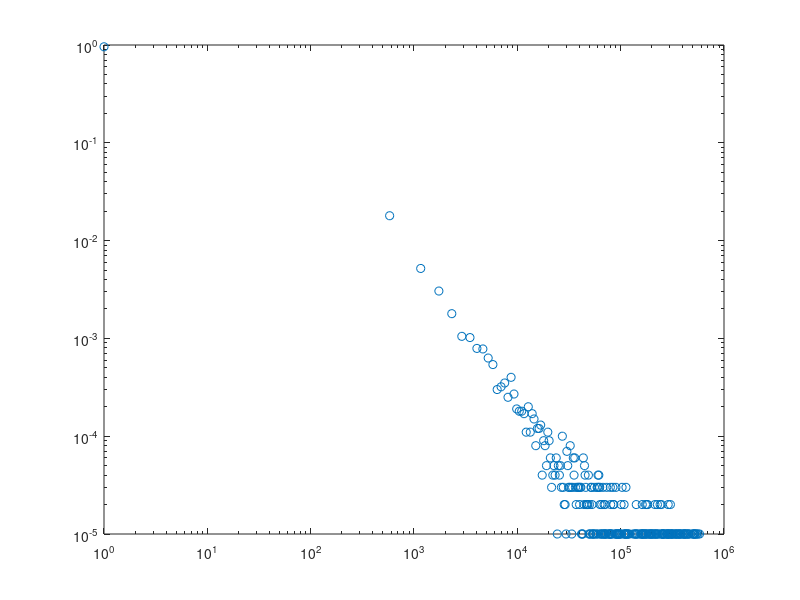
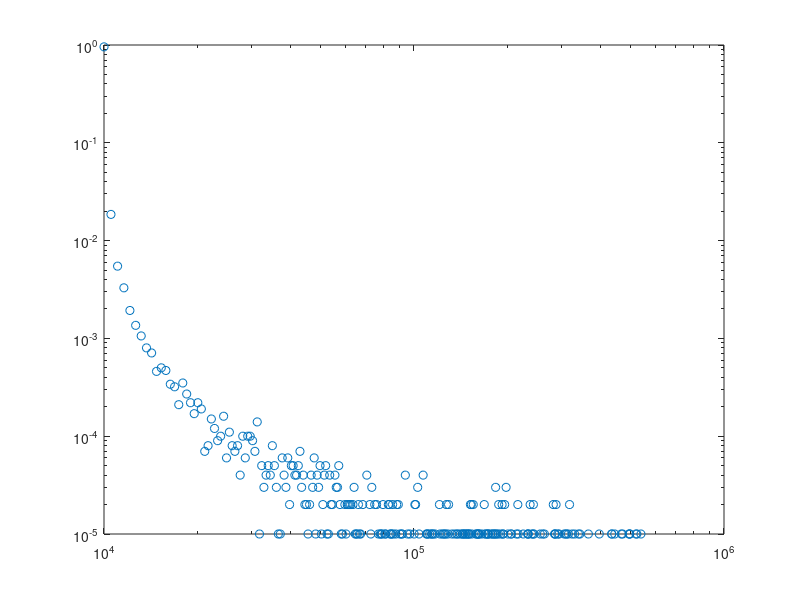

The MATLAB script that drew these images, in order: (Note: this script raises an error after producing the figures.)
clear;clc;
xmin  = 1;
alpha = 1.5;
n1 = 100100;
B = 1000;
frac = 1;

curF = floor((xmin-0.5)*(1-rand(n1, 1)).^(-1/(alpha-1)) + 0.5);
curF = sort(curF);
curF = curF(1:end-100);

[N value1] = hist(curF,min(curF):(max(curF)-min(curF))/(B-1):max(curF));
counts1 = N' ./ sum(N);
figure;
loglog(value1, counts1, 'o');

n2 = 100100;
curF = floor((xmin-0.5)*(1-rand(n2, 1)).^(-1/(alpha-1)) + 0.5);
curF = sort(curF);
curF = curF(1:end-100);

[N value2] = hist(curF,min(curF):(max(curF)-min(curF))/(B-1):max(curF));
counts2 = N' ./ sum(N);
figure;
loglog((value2+10000), counts2, 'o');

sim_L2(counts1, counts2)
1/(1+dtw(counts1, counts2))
% [counts,value]=hist(curF,unique(curF));
% loglog(value, counts, 'o');




% G_o = G_b;
% G_o{size(G_b,2)+1} = G_t{1};
% G = G_o{3};
% 
% F = [];
% F(:,1) = G(:,2);
% F(:,2) = G(:,3);
% 
% M = 2;
% P = 5;
% 
% handle = figure('units','normalized','position',[.5 .5 .7 .7])
% % features = {'indegree', 'outdegree', 'pr', 'incloseness', 'outcloseness', 'hubs', 'authorities', 'cc'};
% granularity = {'10^{-1} Range', '10^{-2} Range', '10^{-4} Range', 'unique', 'FD'};
% labels = {'Out-degree', 'Pagerank'};
% 
% deg = F(:,1);
% [count value] = hist(deg, min(deg):(max(deg)-min(deg))/(9999):max(deg));            
% loglog(value, count/sum(count), 'o')
% 
% [count value] = hist(deg, unique(deg));          
% loglog(value, count/sum(count), 'o')

